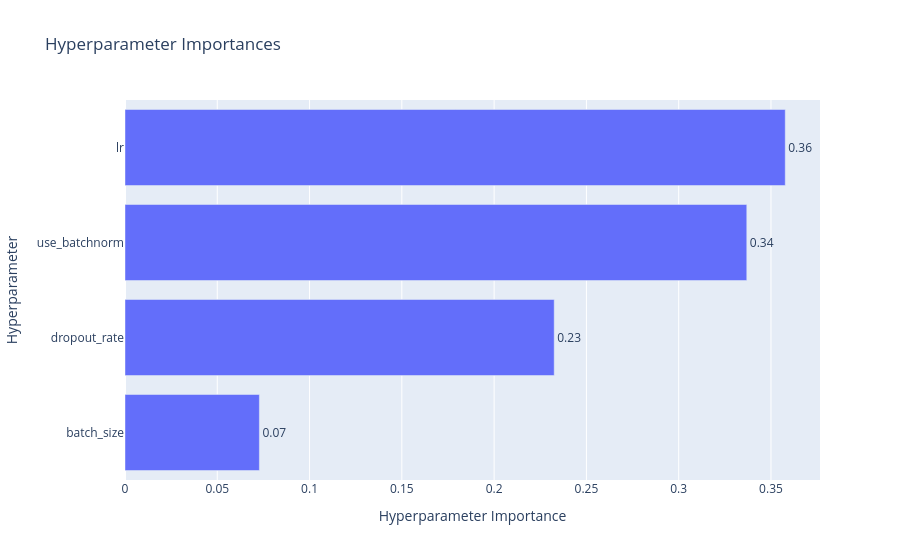

The notebook cell saved with this chart:
### Code cell
# 6. Interactive parameter importance plot
fig = optuna.visualization.plot_param_importances(study)
fig.show()

### Figure 1 — Plotly figure (JSON) as saved in the notebook; plotly's stock layout.template omitted (floating-point values rounded to 4 significant figures)
{"data": [{"cliponaxis": false, "hovertemplate": ["batch_size (CategoricalDistribution): 0.0728125101808864<extra></extra>", "dropout_rate (FloatDistribution): 0.23255398429415897<extra></extra>", "use_batchnorm (CategoricalDistribution): 0.3368951448959707<extra></extra>", "lr (FloatDistribution): 0.35773836062898384<extra></extra>"], "name": "Objective Value", "orientation": "h", "text": ["0.07", "0.23", "0.34", "0.36"], "textposition": "outside", "type": "bar", "x": [0.07281, 0.2326, 0.3369, 0.3577], "y": ["batch_size", "dropout_rate", "use_batchnorm", "lr"]}], "layout": {"title": {"text": "Hyperparameter Importances"}, "xaxis": {"title": {"text": "Hyperparameter Importance"}}, "yaxis": {"title": {"text": "Hyperparameter"}}}}
